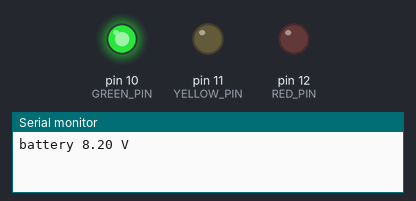
Bench run of a sketch on a simulated Arduino Uno, built with avr-gcc and run on an emulated ATmega328P. On the bench: output pins drawn as LEDs (lit = HIGH), the last lines printed to the serial monitor.

Above: at 0.1 s.
At 2.1 s:
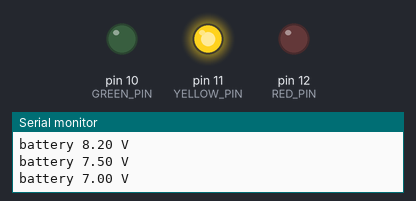
At 4.01 s:
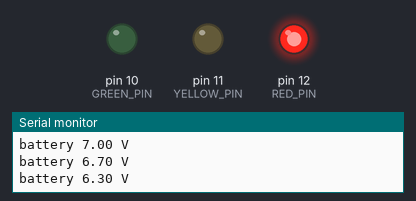
At 5.0 s:
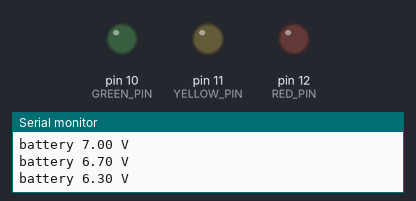
Timing chart, 0 to 6.5 s (numbered marks = the images above):
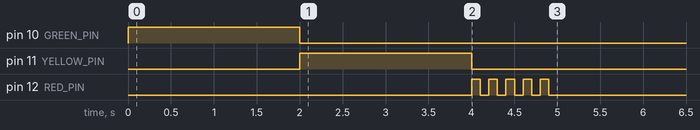

The sketch:

status_leds.ino
```cpp
// status_leds.ino - Rover's battery lights: green = fine, yellow = low, red flashing = go home now
const int GREEN_PIN = 10;
const int YELLOW_PIN = 11;
const int RED_PIN = 12;

const int N = 5;                       // five test readings, from a full to an almost empty battery
float batteryVolts[N] = {8.2, 7.5, 7.0, 6.7, 6.3};

void setLights(bool green, bool yellow, bool red) {
  digitalWrite(GREEN_PIN, green);      // true is HIGH, false is LOW
  digitalWrite(YELLOW_PIN, yellow);
  digitalWrite(RED_PIN, red);
}

void showBattery(float volts) {
  if (volts >= 7.2) {
    setLights(true, false, false);     // fine: green on, steady
    delay(1000);
  } else if (volts >= 6.6) {
    setLights(false, true, false);     // low: yellow on, steady
    delay(1000);
  } else {
    for (int i = 0; i < 5; i++) {      // empty: red flashes 5 times a second, for one second
      setLights(false, false, true);
      delay(100);
      setLights(false, false, false);
      delay(100);
    }
  }
}

void setup() {
  Serial.begin(9600);
  pinMode(GREEN_PIN, OUTPUT);
  pinMode(YELLOW_PIN, OUTPUT);
  pinMode(RED_PIN, OUTPUT);
  for (int i = 0; i < N; i++) {
    Serial.print("battery ");
    Serial.print(batteryVolts[i]);
    Serial.println(" V");
    showBattery(batteryVolts[i]);
  }
  setLights(false, false, false);      // all off at the end
}

void loop() {
}
```
